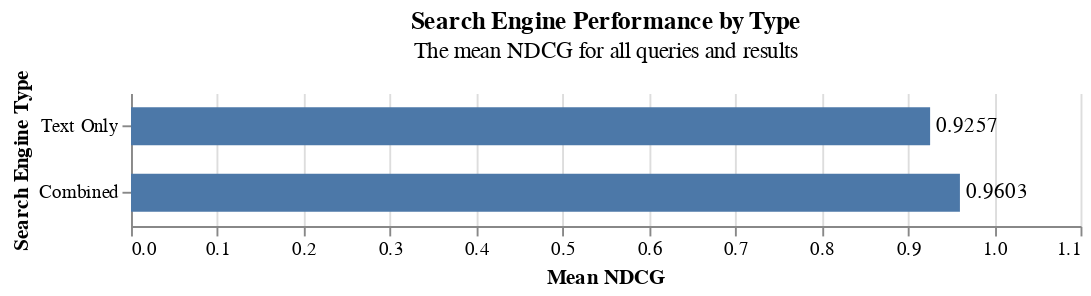

The notebook cell this image was saved under:
### Markdown cell above
Now finally, let's see the overall performance of the text only search vs the combined search, which is the mean NDCG over all searches performed. It looks like the combined recommender wins... 0.96 to 0.92

### Code cell
labelExpression = "datum.label == 'mean_ndcg_text_only' ? 'Text Only' : 'Combined'"

bars = alt.Chart(df4, width=500, height=70).mark_bar(size=20).encode(
  alt.X('mean(value)', title='Mean NDCG', scale=alt.Scale(domain=[0.0, 1.1])),
  alt.Y('variable', sort=None, title='Search Engine Type', 
        axis=alt.Axis(labelExpr=labelExpression)
        )
)

text = bars.mark_text(align='left',
                      baseline='middle',
                      dx=3 # Nudges text to right so it doesn't appear on top of the bar
                      ).encode(
                           # we'll use the percentage as the text
                      text=alt.Text('mean(value)',format='.04') 
)

(text + bars).configure_view(
    # we don't want a stroke around the bars
    strokeWidth=0
).configure_scale(
    # add some padding
    bandPaddingInner=0.2
).properties(
    title={'text': 'Search Engine Performance by Type',
           'subtitle': ['The mean NDCG for all queries and results'],
           }
)

### Figure 1 — Vega-Lite specification as saved in the notebook (floating-point values rounded to 4 significant figures)
{"config": {"view": {"continuousWidth": 400, "continuousHeight": 300, "strokeWidth": 0}, "scale": {"bandPaddingInner": 0.2}}, "layer": [{"mark": {"type": "text", "align": "left", "baseline": "middle", "dx": 3}, "encoding": {"text": {"aggregate": "mean", "field": "value", "format": ".04", "type": "quantitative"}, "x": {"aggregate": "mean", "field": "value", "scale": {"domain": [0.0, 1.1]}, "title": "Mean NDCG", "type": "quantitative"}, "y": {"axis": {"labelExpr": "datum.label == 'mean_ndcg_text_only' ? 'Text Only' : 'Combined'"}, "field": "variable", "sort": null, "title": "Search Engine Type", "type": "nominal"}}, "height": 70, "width": 500}, {"mark": {"type": "bar", "size": 20}, "encoding": {"x": {"aggregate": "mean", "field": "value", "scale": {"domain": [0.0, 1.1]}, "title": "Mean NDCG", "type": "quantitative"}, "y": {"axis": {"labelExpr": "datum.label == 'mean_ndcg_text_only' ? 'Text Only' : 'Combined'"}, "field": "variable", "sort": null, "title": "Search Engine Type", "type": "nominal"}}, "height": 70, "width": 500}], "data": {"name": "data-11e19c89fa5abe7142dfa29ab760f478"}, "title": {"text": "Search Engine Performance by Type", "subtitle": ["The mean NDCG for all queries and results"]}, "$schema": "https://vega.github.io/schema/vega-lite/v4.17.0.json", "datasets": {"data-11e19c89fa5abe7142dfa29ab760f478": [{"query": "I want a private room close to uw campus with parking and coffee shop.", "variable": "mean_ndcg_text_only", "value": 0.927}, {"query": "condo near Space Needle", "variable": "mean_ndcg_text_only", "value": 0.9423}, {"query": "house near famous Pike Place Starbucks", "variable": "mean_ndcg_text_only", "value": 0.9939}, {"query": "Nice clean quiet apartment with three beds around downtown", "variable": "mean_ndcg_text_only", "value": 0.7625}, {"query": "Coffeeholic house", "variable": "mean_ndcg_text_only", "value": 0.9368}, {"query": "Clean, quiet 2 bed near famous vietnamese coffee shops", "variable": "mean_ndcg_text_only", "value": 0.9534}, {"query": "Big house near lake washington", "variable": "mean_ndcg_text_only", "value": 0.9881}, {"query": "house with view of mount rainier seattle, quiet, clean!", "variable": "mean_ndcg_text_only", "value": 0.9327}, {"query": "I want to be near uw but close to local music scene too", "variable": "mean_ndcg_text_only", "value": 0.9325}, {"query": "clean place near seattle harbor cruise", "variable": "mean_ndcg_text_only", "value": 0.9909}, {"query": "I want a 2 bedroom 2 bath near the Seattle art museum and walking distance to restaurants", "variable": "mean_ndcg_text_only", "value": 0.9535}, {"query": "I need a 2 bed 1 bedroom 1 bath condo with walking distance to Pike Place Market and great restaurants", "variable": "mean_ndcg_text_only", "value": 0.961}, {"query": "3 bedroom 2 bath house with 4 beds near Seattle Museum of Popular Culture ", "variable": "mean_ndcg_text_only", "value": 0.7788}, {"query": "Looking for a cozy 1 bedroom 1 bath condo near the famous Smith Tower in Pioneer Square. Must be clean.", "variable": "mean_ndcg_text_only", "value": 0.9923}, {"query": "Looking for a 4 bedroom 3 bath house walking distance to Washington Park Arboretum ", "variable": "mean_ndcg_text_only", "value": 0.8404}, {"query": "I want a private room close to uw campus with parking and coffee shop.", "variable": "mean_ndcg_combined", "value": 0.927}, {"query": "condo near Space Needle", "variable": "mean_ndcg_combined", "value": 0.9423}, {"query": "house near famous Pike Place Starbucks", "variable": "mean_ndcg_combined", "value": 0.9939}, {"query": "Nice clean quiet apartment with three beds around downtown", "variable": "mean_ndcg_combined", "value": 0.9052}, {"query": "Coffeeholic house", "variable": "mean_ndcg_combined", "value": 0.9368}, {"query": "Clean, quiet 2 bed near famous vietnamese coffee shops", "variable": "mean_ndcg_combined", "value": 0.9591}, {"query": "Big house near lake washington", "variable": "mean_ndcg_combined", "value": 0.9881}, {"query": "house with view of mount rainier seattle, quiet, clean!", "variable": "mean_ndcg_combined", "value": 0.9327}, {"query": "I want to be near uw but close to local music scene too", "variable": "mean_ndcg_combined", "value": 0.9325}, {"query": "clean place near seattle harbor cruise", "variable": "mean_ndcg_combined", "value": 0.9909}, {"query": "I want a 2 bedroom 2 bath near the Seattle art museum and walking distance to restaurants", "variable": "mean_ndcg_combined", "value": 1.0}, {"query": "I need a 2 bed 1 bedroom 1 bath condo with walking distance to Pike Place Market and great restaurants", "variable": "mean_ndcg_combined", "value": 1.0}, {"query": "3 bedroom 2 bath house with 4 beds near Seattle Museum of Popular Culture ", "variable": "mean_ndcg_combined", "value": 0.9824}, {"query": "Looking for a cozy 1 bedroom 1 bath condo near the famous Smith Tower in Pioneer Square. Must be clean.", "variable": "mean_ndcg_combined", "value": 1.0}, {"query": "Looking for a 4 bedroom 3 bath house walking distance to Washington Park Arboretum ", "variable": "mean_ndcg_combined", "value": 0.9132}]}}
